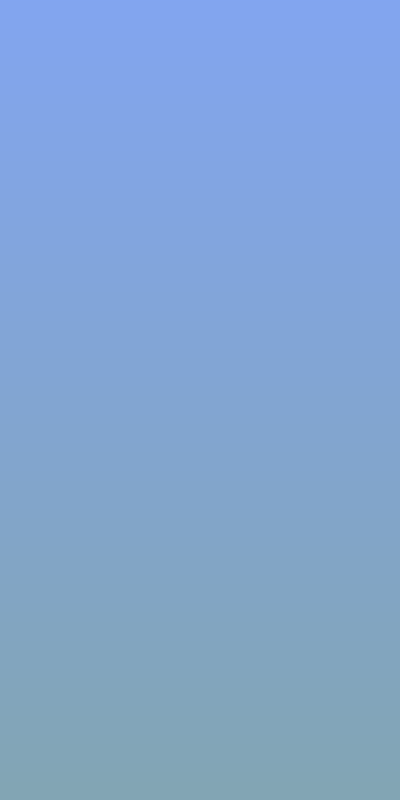
Frame 1 (no input)
Frame 60 (the mouse pressed at the canvas centre just before this capture): identical to frame 1, image omitted
Frame 120 (the mouse held since frame 60 and released just before this capture): identical to frame 1, image omitted

The Processing sketch that drew this single still picture (run headless with seeded random() and noise(); from frame 60 on, the mouse is pressed at the canvas centre):

// Processing sketch: Quiz_03
// ── Quiz_03.pde
ArrayList<rainGenerator> rain;

void setup() {
  size(400, 800);

  for (int i = 0; i <= height; i++) {
    for (int j = 0; j <= width; j++) {
      float b = map(i, 0, height, 255, 170);

      stroke(100, 150, b);
      point(j, i);
    }
  }

  rain = new ArrayList<rainGenerator>();
}

void draw() {
 
  for (int i = 0; i < rain.size(); i++) {
    rainGenerator g = rain.get(i);
    g.addRain();
    g.drawRain();
  rain.add(new rainGenerator((random(0, width)), height));
  }
 
}


class rainParticle {
  float posX;
  float posY;
  float velY;
  float r;
  float size;

  rainParticle(float posX, float posY) {
    this.posX=posX;
    this.posY = posY;
    this.velY = 15;
    size = 15;
  }

  void display() {
    noStroke();
    fill(map(r, 0, height, 150, 200), 165, 255);
    ellipse(this.posX, this.posY, size, size);
  }

  void update() {
    this.posY += this.velY;
  }
}

class rainGenerator {
  ArrayList<rainParticle> particles;
  float posX;
  float posY;
  float rate;

  rainGenerator(float posX, float posY) {
    this.posX = posX; 
    this.posY = posY;
    particles = new ArrayList<rainParticle>();
  }

  void addRain() {
    particles.add(new rainParticle(this.posX, this.posY));
  }

  void drawRain() {
    for (int i = 0; i < particles.size(); i++) {
      rainParticle b = particles.get(i);
      b.update();
      b.display();
    }
  }
}
